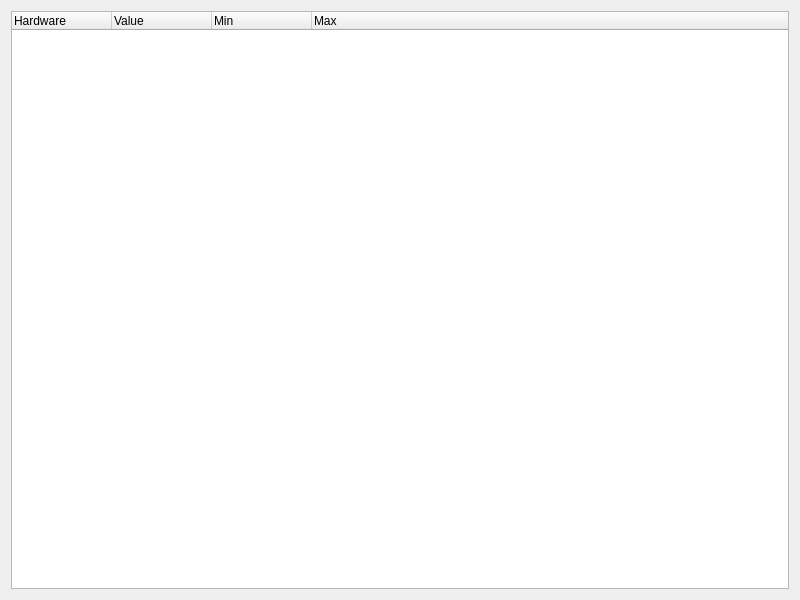
<?xml version="1.0" encoding="UTF-8"?>
<ui version="4.0">
 <class>Widget</class>
 <widget class="QWidget" name="system_specs_displayer">
  <property name="geometry">
   <rect>
    <x>0</x>
    <y>0</y>
    <width>800</width>
    <height>600</height>
   </rect>
  </property>
  <property name="windowTitle">
   <string>Widget</string>
  </property>
  <layout class="QVBoxLayout" name="verticalLayout_3">
   <item>
    <layout class="QVBoxLayout" name="verticalLayout_2">
     <item>
      <widget class="QTreeWidget" name="treeWidget">
       <column>
        <property name="text">
         <string>Hardware</string>
        </property>
       </column>
       <column>
        <property name="text">
         <string>Value</string>
        </property>
       </column>
       <column>
        <property name="text">
         <string>Min</string>
        </property>
       </column>
       <column>
        <property name="text">
         <string>Max</string>
        </property>
       </column>
      </widget>
     </item>
    </layout>
   </item>
  </layout>
 </widget>
 <resources/>
 <connections/>
</ui>
